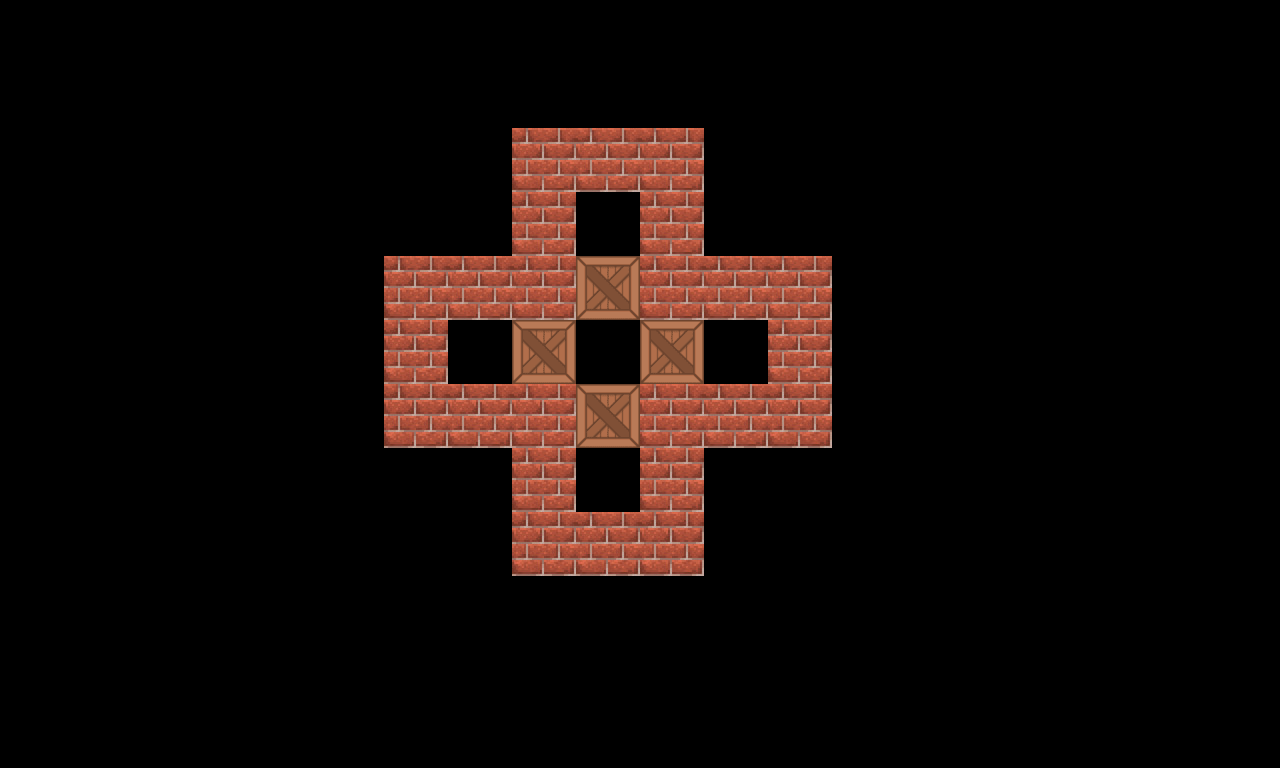

Tiled map render using the project's own tile images. Description and the whole map definition, tile-layer contents included, below:
An orthogonal 20x12 tile map with 64x64 px tiles, 2 tile layers (Collisions, Boxes) and 5 objects (4x box_point, player).

<map version="1.10" tiledversion="1.11.2" orientation="orthogonal" renderorder="right-down" width="20" height="12" tilewidth="64" tileheight="64" infinite="0" nextlayerid="5" nextobjectid="6">
 <tileset firstgid="1" source="../assets/tsx/tiles.tsx" />
 <layer id="1" name="Collisions" width="20" height="12">
  <data encoding="csv">
0,0,0,0,0,0,0,0,0,0,0,0,0,0,0,0,0,0,0,0,
0,0,0,0,0,0,0,0,0,0,0,0,0,0,0,0,0,0,0,0,
0,0,0,0,0,0,0,0,3,3,3,0,0,0,0,0,0,0,0,0,
0,0,0,0,0,0,0,0,3,0,3,0,0,0,0,0,0,0,0,0,
0,0,0,0,0,0,3,3,3,0,3,3,3,0,0,0,0,0,0,0,
0,0,0,0,0,0,3,0,0,0,0,0,3,0,0,0,0,0,0,0,
0,0,0,0,0,0,3,3,3,0,3,3,3,0,0,0,0,0,0,0,
0,0,0,0,0,0,0,0,3,0,3,0,0,0,0,0,0,0,0,0,
0,0,0,0,0,0,0,0,3,3,3,0,0,0,0,0,0,0,0,0,
0,0,0,0,0,0,0,0,0,0,0,0,0,0,0,0,0,0,0,0,
0,0,0,0,0,0,0,0,0,0,0,0,0,0,0,0,0,0,0,0,
0,0,0,0,0,0,0,0,0,0,0,0,0,0,0,0,0,0,0,0
</data>
 </layer>
 <layer id="3" name="Boxes" width="20" height="12">
  <data encoding="csv">
0,0,0,0,0,0,0,0,0,0,0,0,0,0,0,0,0,0,0,0,
0,0,0,0,0,0,0,0,0,0,0,0,0,0,0,0,0,0,0,0,
0,0,0,0,0,0,0,0,0,0,0,0,0,0,0,0,0,0,0,0,
0,0,0,0,0,0,0,0,0,0,0,0,0,0,0,0,0,0,0,0,
0,0,0,0,0,0,0,0,0,1,0,0,0,0,0,0,0,0,0,0,
0,0,0,0,0,0,0,0,1,0,1,0,0,0,0,0,0,0,0,0,
0,0,0,0,0,0,0,0,0,1,0,0,0,0,0,0,0,0,0,0,
0,0,0,0,0,0,0,0,0,0,0,0,0,0,0,0,0,0,0,0,
0,0,0,0,0,0,0,0,0,0,0,0,0,0,0,0,0,0,0,0,
0,0,0,0,0,0,0,0,0,0,0,0,0,0,0,0,0,0,0,0,
0,0,0,0,0,0,0,0,0,0,0,0,0,0,0,0,0,0,0,0,
0,0,0,0,0,0,0,0,0,0,0,0,0,0,0,0,0,0,0,0
</data>
 </layer>
 <objectgroup id="4" name="BoxMarkers">
  <object id="1" name="box_point" x="605.333" y="224">
   <point />
  </object>
  <object id="2" name="box_point" x="733.333" y="354.667">
   <point />
  </object>
  <object id="3" name="box_point" x="477.333" y="354.667">
   <point />
  </object>
  <object id="4" name="box_point" x="606.667" y="481.333">
   <point />
  </object>
  <object id="5" name="player" x="605.333" y="356">
   <point />
  </object>
 </objectgroup>
</map>